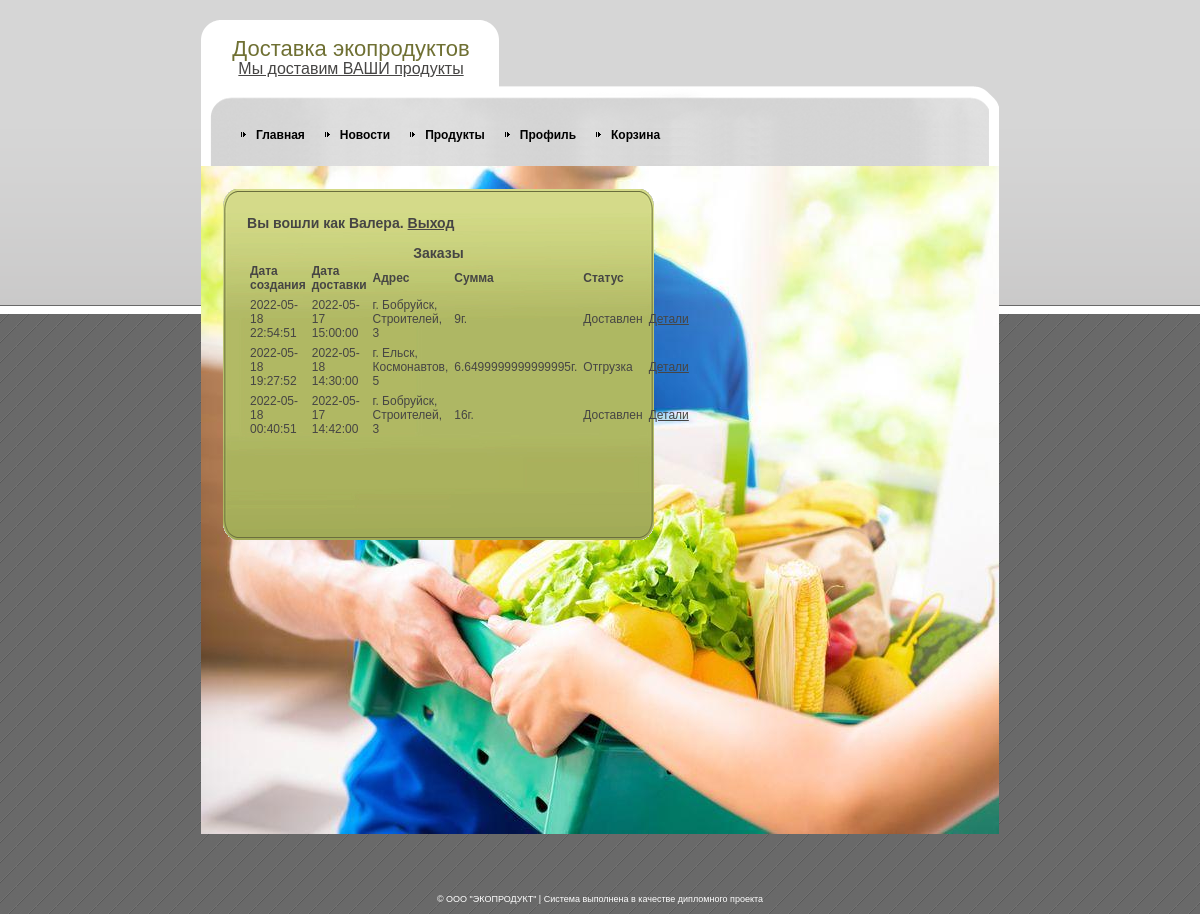
/profile_orders.php (signed in), run on the app's committed database.
### tables this page shows
CREATE TABLE IF NOT EXISTS `customers` (
  `id` int NOT NULL AUTO_INCREMENT,
  `login` varchar(50) NOT NULL,
  `email` varchar(50) NOT NULL,
  `password` varchar(50) NOT NULL,
  `fio` varchar(50) NOT NULL,
  `phone` varchar(13) NOT NULL,
  PRIMARY KEY (`id`)
);

CREATE TABLE IF NOT EXISTS `orders` (
  `id` int NOT NULL AUTO_INCREMENT,
  `number` varchar(8) DEFAULT NULL,
  `id_customer` int NOT NULL,
  `id_address` int NOT NULL,
  `id_status` int NOT NULL,
  `delivery_date` datetime NOT NULL,
  `creation_date` datetime NOT NULL,
  PRIMARY KEY (`id`),
  KEY `id_customer` (`id_customer`),
  KEY `id_address` (`id_address`),
  KEY `id_status` (`id_status`)
);

CREATE TABLE IF NOT EXISTS `order_statuses` (
  `id` int NOT NULL AUTO_INCREMENT,
  `name` varchar(50) NOT NULL,
  PRIMARY KEY (`id`)
);

### profile_orders.php (the view, shortened to what this page needs)
<?php
require "lib_db.php";
$user = getUser($_SESSION['id']);
$fio = $user[0]['fio'];
?>
<!DOCTYPE html PUBLIC "-//W3C//DTD XHTML 1.0 Strict//EN" "http://www.w3.org/TR/xhtml1/DTD/xhtml1-strict.dtd">
<html xmlns="http://www.w3.org/1999/xhtml" xml:lang="en" lang="en">
<head>
    <link rel="stylesheet" href="style.css" type="text/css" charset="utf-8" />
</head>
<body>
<div id="outer">
    <div id="wrapper">
        <div id="body-bot">
            <div id="body-top">
                <div id="logo">
                    <h1>Доставка экопродуктов</h1>
                    <p><a href="adminform.php" target="_parent">Мы доставим ВАШИ продукты</a></p>
                </div>
                <div id="nav">
                    <ul>
                    </ul>
                </div>
                <div id="gbox">
                    <div id="gbox-top"> </div>
                    <div id="gbox-bg">
                        <div id="gbox-grd">
                            <h3>Вы вошли как <?= $fio ?>. <a href="exit.php">Выход</a></h3>
                            <br><h3 align="center">Заказы</h3>
                            <table border="0" cellpadding="3" cellspacing="0" width="100%">
                                <tr>
                                    <th><h4>Дата создания</h4></th>
                                    <th><h4>Дата доставки</h4></th>
                                    <th><h4>Адрес</h4></th>
                                    <th><h4>Сумма</h4></th>
                                    <th><h4>Статус</h4></th>
                                </tr>
                                <?
                                $orders = getOrdersForProfile($_SESSION["id"]);
                                foreach($orders as $order){
                                    ?>
                                    <tr>
                                        <td><?=$order["creation_date"]?></td>
                                        <td><?=$order["delivery_date"]?></td>
                                        <td><?=$order["address"]?></td>
                                        <td><?=$order["summa"]?>г.</td>
                                        <td><?=$order["status"]?></td>
                                        <td>
                                            <a href='order_details.php?id=<?=$order["id"]?>&status=<?=$order["id_status"]?>'>Детали</a>
                                        </td>
                                    </tr>
                                <?}?>
                            </table>
                        </div>
                    </div>
                    <div id="gbox-bot"> </div>
                </div>
            </div>
        </div>
    </div>
</div>
<div id="copyright"> &copy; ООО "ЭКОПРОДУКТ" | Система выполнена в качестве дипломного проекта</div>
</body>
</html>

### style.css (style rules this page uses)
html, body, h1, h2, h3, h4 { margin: 0; padding: 0; }
a { color: #464544; }
body { background: url(images/logos/page_bg.gif); text-align: center; font: 12px arial, sans-serif; color: #464544; padding-bottom: 10px; }
#outer { background: top left url(images/logos/page_bg_top.gif) repeat-x; padding-top: 20px; }
#wrapper { text-align: left; margin: auto; width: 798px; position: relative; background: url(images/logos/body_bg.gif) repeat-y; }
#body-bot { background: bottom left url(images/logos/body_bg_bot.jpg) no-repeat; }
#body-top { background: url(images/logos/body_bg_top.gif) no-repeat; min-height: 800px; _height: 800px; padding-bottom: 14px; }
#logo { width: 25em; text-align: center; }
#logo h1 { color: #6F7033; font: 22px "Arial narrow", arial, sans-serif; line-height: 1; padding-top: 0.8em; }
#logo p { color: #464544; font: 16px "Arial narrow", arial, sans-serif; margin: 0; }
#nav { margin-top: 50px; }
#gbox { width: 431px; margin-top: 47px; margin-left: 22px; }
#gbox-bg { background: url(images/logos/green_bg.gif) repeat-y; }
#gbox-grd { background: bottom url(images/logos/green_grad_bot.jpg) repeat-x; }
#gbox-top { background: url(images/logos/green_top.gif) no-repeat; height: 24px; }
#gbox-bot { background: bottom left url(images/logos/green_bot.gif) no-repeat; height: 23px; }
#gbox-grd { min-height: 300px; padding: 2px 24px; }
#copyright { font-size: 9px; color: #fff; margin-top: 60px; }

### data on the page
customers: fio "Валера"
orders: creation_date "2022-05-18 22:54:51", delivery_date "2022-05-17 15:00:00", address "г. Бобруйск, Строителей, 3", summa "9", id_status.name "Доставлен"
orders: creation_date "2022-05-18 19:27:52", delivery_date "2022-05-18 14:30:00", address "г. Ельск, Космонавтов, 5", summa "6.6499999999999995", id_status.name "Отгрузка"
orders: creation_date "2022-05-18 00:40:51", delivery_date "2022-05-17 14:42:00", address "г. Бобруйск, Строителей, 3", summa "16", id_status.name "Доставлен"
